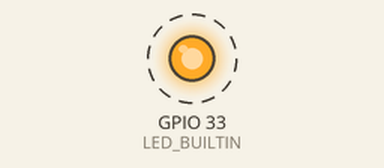
This sketch was run on a simulated ESP32. Shown: output pins drawn as LEDs (lit = HIGH). Dashed ring = blinking. What the sketch prints to the serial monitor is not drawn.

Above: at 0.5 s.
Timing chart, 0 to 4.6 s (numbered marks = the images above):
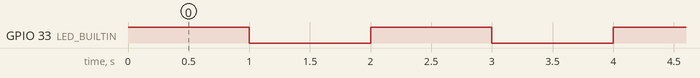

The sketch:

ex5-1-33-twousoneMutex.ino
```cpp
// (licence header left out)
// Определяем пин контрольного светодиода
#define LED_BUILTIN 33
// Определяем объект мьютекса - дескриптор (во FreeRTOS и мьютекс, и семафор реализованы
// как обычные совместно используемые подпрограммы. Это связано со сходством между обеими
// концепциями. Дескриптор семафора может использоваться для создания семафоров любого
// типа или мьютекса. xMutex это только дескриптор, инициализированный NULL значением.
// Пока его невозможно использовать, это будет сделано в setup()
// с помощью xSemaphoreCreateMutex())
SemaphoreHandle_t xMutex = NULL;
// Определяем глобальную переменную counter, которая будет действовать как общий ресурс.
// Две задачи - task1 и task2 могут обращаться к переменной counter. Однако, поскольку
// это общий ресурс, задачи выполняются параллельно, нужен мьютекс для предотвращения
// конфликтов
int counter = 0;  // A shared variable

// ============================================================================
void setup()
{
   pinMode (LED_BUILTIN, OUTPUT);
   Serial.begin (115200);
   // Создаем объект мьютекса - мьютекс
   xMutex = xSemaphoreCreateMutex();
   // Cоздаем задачи, привязывая их к ядру 0
   xTaskCreatePinnedToCore
   (
      task1,     // Function to implement the task
      "task1",   // Name of the task
      1000,      // Stack size in words
      NULL,      // Task input parameter
      10,        // Priority of the task
      NULL,      // Task handle.
      0          // Core where the task should run
   );

   xTaskCreatePinnedToCore
   (
      task2,     // Function to implement the task
      "task2",   // Name of the task
      1000,      // Stack size in words
      NULL,      // Task input parameter
      10,        // Priority of the task
      NULL,      // Task handle.
      0          // Core where the task should run
   );
}

// ============================================================================
void loop()
{
  digitalWrite (LED_BUILTIN, HIGH);
  delay (1000);
  digitalWrite (LED_BUILTIN, LOW);
  delay (1000);
}

// ============================================================================
// Сначала в задаче task1 пытаемся захватить и заблокировать мьютекс xMutex с помощью функции
// xSemaphoreTake(xMutex,portMAX_DELAY). Функции передаются два параметра: дескриптор мьютекса
// и значение таймаута. Здесь используется portMAX_DELAY макрос, который соответствует
// неопределенной задержке. Это означает, что task1 будет пытаться получить блокировку
// на неопределенный срок, пока не добьется успеха. Когда получаем блокировку,
// то печатаем некоторую информацию и увеличиваем значение counter на 1.
// Затем печатаем значение счетчика и ждем 1 секунду, прежде чем снять
// блокировку мьютекса с помощью вызова xSemaphoreGive(xMutex), отдаем мьютекс и ждем еще 800
// миллисекунд, прежде чем повторить всю операцию.
void task1 (void *pvParameters)
{
  while (1)
  {
    // Как только захватили мьютекс, выполняем свою работу
    if (xSemaphoreTake (xMutex, portMAX_DELAY))
    {
      Serial.print ("Task 1: Mutex взят задачей ");
      Serial.println (xTaskGetTickCount());
      counter = counter + 1;
      Serial.print ("Task 1: Counter = ");
      Serial.println (counter);
      delay (1000);
      xSemaphoreGive (xMutex);
      delay (800);
    }
  }
}

// ============================================================================
// В task2 конкурируем за ту же counter переменную. Пытаемся заблокировать xMutex
// с таймаутом в 200 миллисекунд, указанным как 200*portTICK_PERIOD_MS. Если захватить
// блокировку не получается в течение этого периода времени, прекращаем попытки
// и вместо этого печатает сообщение.
//
// !!! Блокировка task2 может быть установлена, только если она находится в состоянии
// разблокировки или, другими словами, не заблокирована task1. Поскольку для освобождения
// мьютекса task1 требуется 1 секунда, task2 придется подождать не менее 1 секунды,
// прежде чем он сможет получить блокировку.
//
// Это будет видно в выводе на последовательный монитор
void task2 (void *pvParameters)
{
   while (1)
   {
      if (xSemaphoreTake (xMutex, (200 * portTICK_PERIOD_MS)))
      {
         Serial.print ("Task 2: Mutex взят задачей ");
         Serial.println (xTaskGetTickCount());
         counter = counter + 1000;
         Serial.print ("Task 2: Counter = ");
         Serial.println (counter);
         xSemaphoreGive (xMutex);
         delay (1200);
      }
      else
      {
         Serial.print ("Task 2: Mutex не захвачен ");
         Serial.println (xTaskGetTickCount());
      }
  }
}

// ********************************************* ex5-1-33-twousoneMutex.ino ***
```

Measured:
- by itself, GPIO 33 (LED_BUILTIN): alternates HIGH for 1.0 s and LOW for 1.0 s
